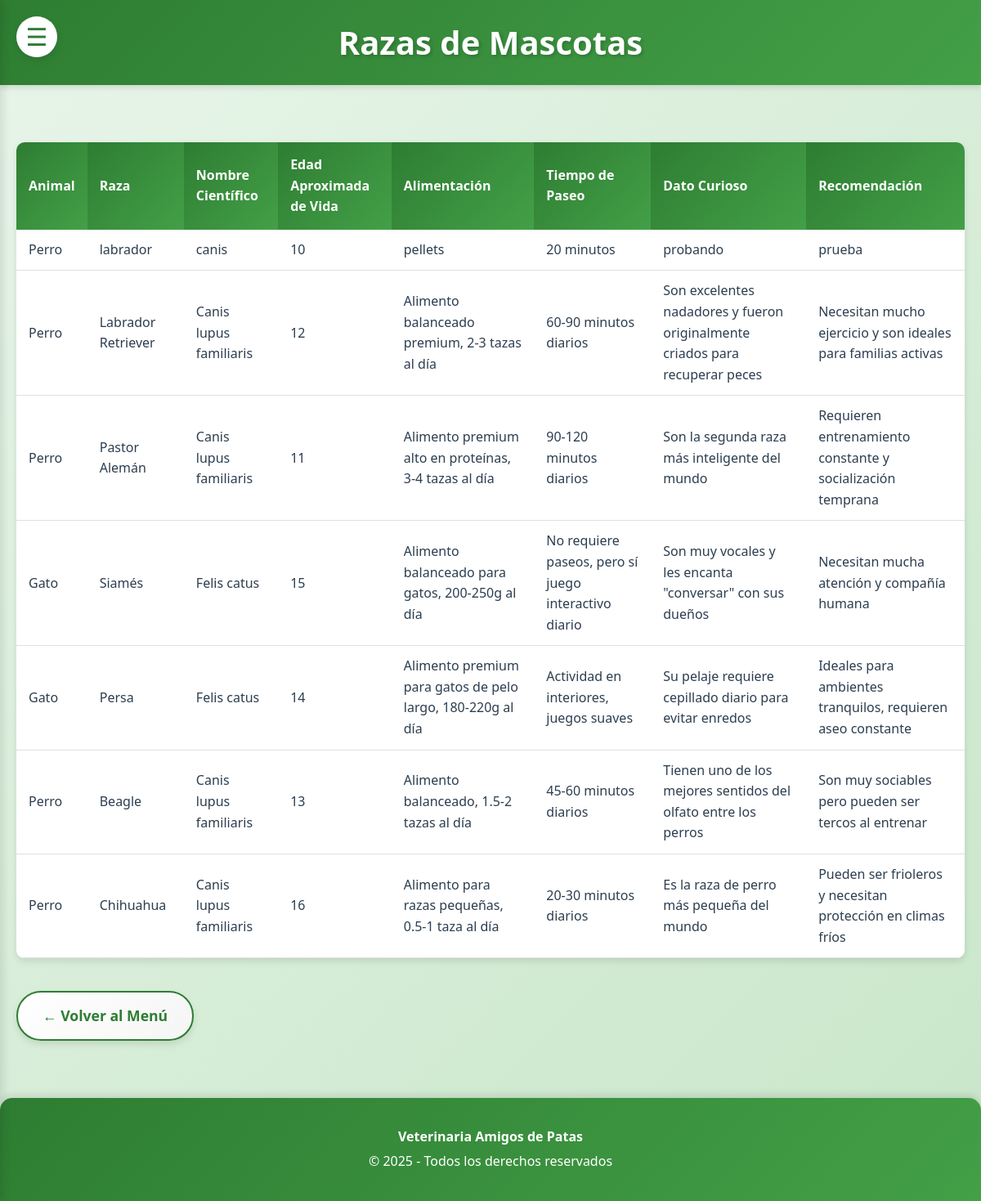
/razas_perros/, run on the app's committed database.
### appVeterinaria/models.py (models this page shows, shortened)
class Razas(models.Model):
    ANIMALES_OPCIONES = [('Perro', 'Perro'), ('Gato', 'Gato'), ('Otro', 'Otro')]
    animal = models.CharField(
        max_length=50,
        choices=ANIMALES_OPCIONES,
        default='Perro',
        help_text="Selecciona 'Perro', 'Gato' u 'Otro'."
    )
    raza = models.CharField(
        max_length=50,
        unique=True,
        help_text="Por ejemplo: 'Labrador' o 'Siamese'. Este nombre debe ser único."
    )
    nombre_cientifico = models.CharField(
        max_length=100,
        help_text="Por ejemplo: 'Canis lupus familiaris' o 'Felis catus'."
    )
    edad_aprox_vida = models.PositiveIntegerField(
        validators=[
            MinValueValidator(0),
            MaxValueValidator(30)
        ],
        help_text="Edad aproximada de vida en años (máximo 30)."
    )
    alimentacion = models.CharField(max_length=255)
    tiempo_paseo = models.CharField(max_length=100)
    dato_curioso = models.TextField()
    recomendacion = models.TextField()

### appVeterinaria/views.py (the view)
# urls.py: path('razas_perros/', views.listaRazasPerros, name='razas_perros'),
def listaRazasPerros(request):
    razas_perros = Razas.objects.all()
    data = {'razas_perros': razas_perros}
    return render(request, 'appVeterinaria/razas_perros.html', data)

### templates/appVeterinaria/razas_perros.html (shortened to what this page needs)
<!DOCTYPE html>
<html lang="es">
<head>
    {% load static %}
    <link rel="stylesheet" href="{% static 'css/styles.css' %}">
</head>
<body>
    <button class="menu-button" onclick="toggleMenu()">☰</button>
    <header class="main-header">
        <h1>Razas de Mascotas</h1>
    </header>
    <div class="content">
        <div class="table-container">
            <table>
                <thead>
                    <tr>
                        <th>Animal</th>
                        <th>Raza</th>
                        <th>Nombre Científico</th>
                        <th>Edad Aproximada de Vida</th>
                        <th>Alimentación</th>
                        <th>Tiempo de Paseo</th>
                        <th>Dato Curioso</th>
                        <th>Recomendación</th>
                    </tr>
                </thead>
                <tbody>
                    {% for raza in razas_perros %}
                    <tr>
                        <td>{{ raza.animal }}</td>
                        <td>{{ raza.raza }}</td>
                        <td>{{ raza.nombre_cientifico }}</td>
                        <td>{{ raza.edad_aprox_vida }}</td>
                        <td>{{ raza.alimentacion }}</td>
                        <td>{{ raza.tiempo_paseo }}</td>
                        <td>{{ raza.dato_curioso }}</td>
                        <td>{{ raza.recomendacion }}</td>
                    </tr>
                    {% empty %}
                    <tr>
                        <td colspan="8" style="text-align: center;">No hay razas registradas.</td>
                    </tr>
                    {% endfor %}
                </tbody>
            </table>
        </div>
        <a href="{% url 'inicio' %}" class="btn-menu">← Volver al Menú</a>
    </div>
    <div class="footer">
        <p><strong>Veterinaria Amigos de Patas</strong></p>
        <p>&copy; 2025 - Todos los derechos reservados</p>
    </div>
</body>
</html>

### static/css/styles.css (style rules this page uses)
:root { --primary-green: #2e7d32; --secondary-green: #43a047; --light-green: #66bb6a; --very-light-green: #c8e6c9; --background-green: #e8f5e9; --dark-green: #1b5e20; --accent-orange: #ff9800; --white: #ffffff; --text-dark: #2c3e50; --shadow: rgba(0, 0, 0, 0.1); --shadow-hover: rgba(0, 0, 0, 0.2); }
* { margin: 0; padding: 0; box-sizing: border-box; }
body { font-family: 'Segoe UI', Tahoma, Geneva, Verdana, sans-serif; background: linear-gradient(135deg, #e8f5e9 0%, #c8e6c9 100%); color: var(--text-dark); line-height: 1.6; min-height: 100vh; }
.main-header { background: linear-gradient(135deg, var(--primary-green) 0%, var(--secondary-green) 100%); padding: 20px; color: var(--white); box-shadow: 0 4px 6px var(--shadow); position: sticky; top: 0; z-index: 100; }
.main-header h1 { display: flex; align-items: center; justify-content: center; font-size: 2.5em; margin: 0; text-shadow: 2px 2px 4px rgba(0, 0, 0, 0.2); animation: slideDown 0.5s ease-out; }
.menu-button { position: fixed; top: 20px; left: 20px; font-size: 30px; cursor: pointer; background: var(--white); border: none; color: var(--primary-green); width: 50px; height: 50px; border-radius: 50%; box-shadow: 0 4px 8px var(--shadow); z-index: 1001; transition: all 0.3s ease; display: flex; align-items: center; justify-content: center; }
.content { max-width: 1200px; margin: 30px auto; padding: 20px; animation: fadeIn 0.6s ease-out; }
.btn-menu { display: inline-block; padding: 14px 30px; background: linear-gradient(135deg, var(--white) 0%, #f5f5f5 100%); color: var(--primary-green); text-align: center; text-decoration: none; border: 2px solid var(--primary-green); border-radius: 30px; font-size: 1.1em; font-weight: bold; transition: all 0.3s ease; margin-top: 20px; box-shadow: 0 4px 8px var(--shadow); }
.footer { text-align: center; margin-top: 50px; padding: 30px 20px; background: linear-gradient(135deg, var(--primary-green) 0%, var(--secondary-green) 100%); color: var(--white); border-radius: 15px 15px 0 0; box-shadow: 0 -4px 8px var(--shadow); }
.footer p { margin: 5px 0; font-size: 1em; }
.table-container { overflow-x: auto; margin: 20px 0; border-radius: 10px; box-shadow: 0 4px 8px var(--shadow); }
table { width: 100%; border-collapse: collapse; background: var(--white); }
th { background: linear-gradient(135deg, var(--primary-green) 0%, var(--secondary-green) 100%); color: var(--white); padding: 15px; text-align: left; font-weight: bold; }
td { padding: 12px 15px; border-bottom: 1px solid #e0e0e0; }

### data on the page
Razas: animal "Perro", raza "labrador", nombre_cientifico "canis", edad_aprox_vida "10", alimentacion "pellets", tiempo_paseo "20 minutos", dato_curioso "probando", recomendacion "prueba"
Razas: animal "Perro", raza "Labrador Retriever", nombre_cientifico "Canis lupus familiaris", edad_aprox_vida "12", alimentacion "Alimento balanceado premium, 2-3 tazas al día", tiempo_paseo "60-90 minutos diarios", dato_curioso "Son excelentes nadadores y fueron originalmente criados para recuperar peces", recomendacion "Necesitan mucho ejercicio y son ideales para familias activas"
Razas: animal "Perro", raza "Pastor Alemán", nombre_cientifico "Canis lupus familiaris", edad_aprox_vida "11", alimentacion "Alimento premium alto en proteínas, 3-4 tazas al día", tiempo_paseo "90-120 minutos diarios", dato_curioso "Son la segunda raza más inteligente del mundo", recomendacion "Requieren entrenamiento constante y socialización temprana"
Razas: animal "Gato", raza "Siamés", nombre_cientifico "Felis catus", edad_aprox_vida "15", alimentacion "Alimento balanceado para gatos, 200-250g al día", tiempo_paseo "No requiere paseos, pero sí juego interactivo diario", dato_curioso "Son muy vocales y les encanta \"conversar\" con sus dueños", recomendacion "Necesitan mucha atención y compañía humana"
Razas: animal "Gato", raza "Persa", nombre_cientifico "Felis catus", edad_aprox_vida "14", alimentacion "Alimento premium para gatos de pelo largo, 180-220g al día", tiempo_paseo "Actividad en interiores, juegos suaves", dato_curioso "Su pelaje requiere cepillado diario para evitar enredos", recomendacion "Ideales para ambientes tranquilos, requieren aseo constante"
Razas: animal "Perro", raza "Beagle", nombre_cientifico "Canis lupus familiaris", edad_aprox_vida "13", alimentacion "Alimento balanceado, 1.5-2 tazas al día", tiempo_paseo "45-60 minutos diarios", dato_curioso "Tienen uno de los mejores sentidos del olfato entre los perros", recomendacion "Son muy sociables pero pueden ser tercos al entrenar"
Razas: animal "Perro", raza "Chihuahua", nombre_cientifico "Canis lupus familiaris", edad_aprox_vida "16", alimentacion "Alimento para razas pequeñas, 0.5-1 taza al día", tiempo_paseo "20-30 minutos diarios", dato_curioso "Es la raza de perro más pequeña del mundo", recomendacion "Pueden ser frioleros y necesitan protección en climas fríos"
